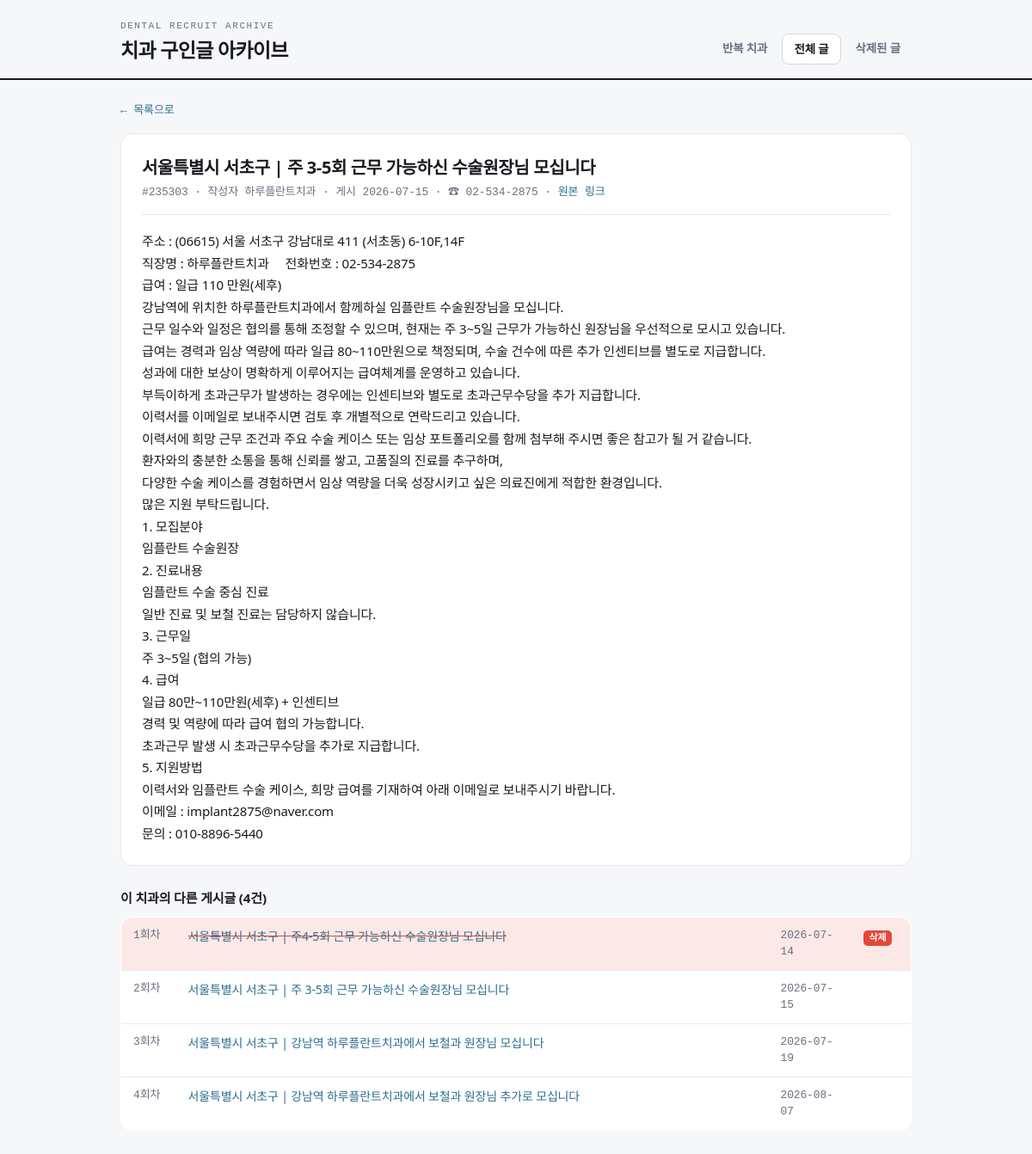
The app's page /post/235303, older data.
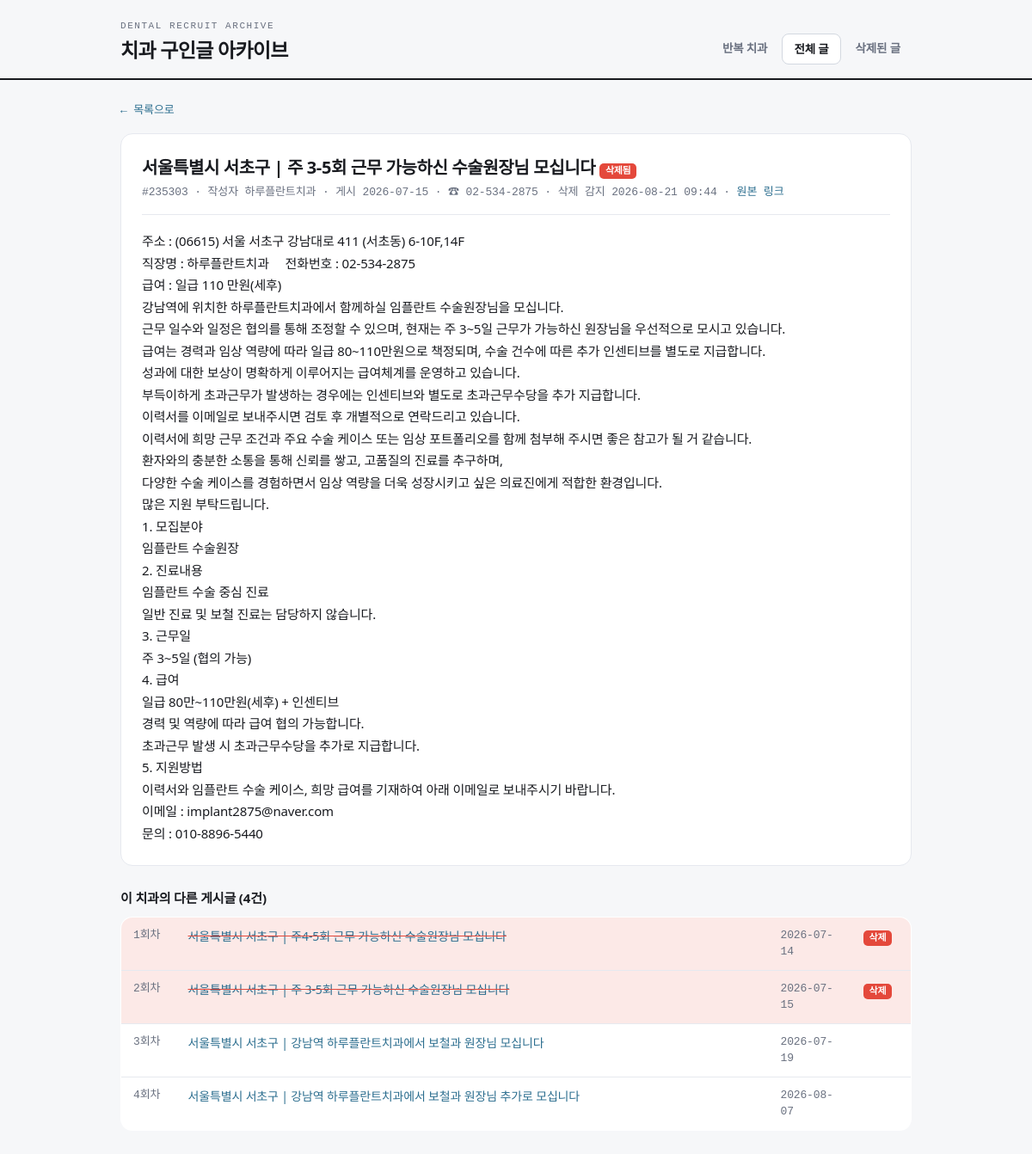
The same page, newer data.
### tables this page shows
CREATE TABLE posts (
    no            INTEGER PRIMARY KEY,   -- 게시판 글 번호 (고유)
    category      TEXT,                  -- 구분: 구인 / 구직 / 양도
    title         TEXT,
    author        TEXT,
    posted_raw    TEXT,                  -- 게시판이 보여주는 날짜 원문
    posted_at     TEXT,                  -- 파싱한 ISO 날짜 (가능한 경우)
    views         INTEGER,
    url           TEXT,
    content       TEXT,                  -- 상세 본문
    phone         TEXT,                  -- 본문에서 추출한 대표 전화번호(숫자만)
    phone_display TEXT,                  -- 보기용 전화번호
    clinic_key    TEXT,                  -- 치과 식별키 (전화 우선, 없으면 제목 시그니처)
    key_kind      TEXT,                  -- 'phone' | 'title' | 'author'
    title_sig     TEXT,                  -- 제목 정규화 시그니처
    first_seen    TEXT,                  -- 우리 크롤러가 처음 발견한 시각
    last_seen     TEXT,                  -- 살아있는 것으로 마지막 확인한 시각
    is_deleted    INTEGER DEFAULT 0,     -- 삭제 감지 여부
    deleted_at    TEXT                   -- 삭제 감지 시각
);

### app.py (the view)
@app.route("/post/<int:no>")
def post_detail(no):
    with db.get_db() as conn:
        row = db.get_post(conn, no)
    if not row:
        abort(404)
    siblings = []
    for g in analyze.clinic_groups(min_posts=1, include_singletons=True):
        if g["key"] == row["clinic_key"]:
            siblings = g["posts"]
            break
    return render_template("post_detail.html", p=row, siblings=siblings)

### analyze.py (called while the page is built)
def _order_ts(p):
    return p.get("posted_at") or p.get("first_seen") or ""

### app.py (called while the page is built)
@app.template_filter("shortdt")
def shortdt(s):
    if not s:
        return "-"
    return str(s).replace("T", " ")[:16]

### db.py (called while the page is built)
@contextmanager
def get_db():
    conn = sqlite3.connect(config.DB_PATH)
    conn.row_factory = sqlite3.Row
    try:
        yield conn
        conn.commit()
    finally:
        conn.close()

def get_post(conn, no):
    row = conn.execute("SELECT * FROM posts WHERE no=?", (no,)).fetchone()
    return dict(row) if row else None

### templates/post_detail.html (shortened to what this page needs)
{% extends "base.html" %}
{% set active = 'posts' %}
{% block body %}
<a class="back" href="javascript:history.back()">← 목록으로</a>
<div class="detail">
  <h2>
    {{ p.title or '(제목 없음)' }}
    {% if p.is_deleted %}<span class="badge del">삭제됨</span>{% endif %}
  </h2>
  <div class="meta">
    #{{ p.no }} · 작성자 {{ p.author or '-' }} ·
    게시 {{ (p.posted_at or p.posted_raw or p.first_seen)|shortdt }}
    {% if p.phone_display %} · ☎ {{ p.phone_display }}{% endif %}
    {% if p.is_deleted %} · 삭제 감지 {{ p.deleted_at|shortdt }}{% endif %}
    · <a href="{{ p.url }}" target="_blank" rel="noopener">원본 링크</a>
  </div>
  {% if p.content %}
    <div class="body">{{ p.content }}</div>
  {% else %}
    <div class="body" style="color:var(--muted)">본문을 수집하지 못했습니다. 원본 링크를 확인하세요.</div>
  {% endif %}
</div>
{% if siblings|length > 1 %}
<h3 style="margin:26px 0 10px;font-size:15px">이 치과의 다른 게시글 ({{ siblings|length }}건)</h3>
<table class="posts">
  <tbody>
    {% for sib in siblings %}
    <tr class="{{ 'deleted' if sib.is_deleted }}">
      <td class="no" style="width:64px">{{ sib.repost_index }}회차</td>
      <td><a class="title" href="/post/{{ sib.no }}">{{ sib.title or '(제목 없음)' }}</a></td>
      <td class="no" style="width:96px">{{ (sib.posted_at or sib.first_seen)|shortdt }}</td>
      <td style="width:70px">
        {% if sib.is_deleted %}<span class="badge del">삭제</span>{% endif %}
      </td>
    </tr>
    {% endfor %}
  </tbody>
</table>
{% endif %}
{% endblock %}

### templates/base.html (shortened to what this page needs)
<!DOCTYPE html>
<html lang="ko">
<head>
</head>
<body>
<header class="top">
  <div class="top-in">
    <div class="brand">
      <span class="kicker">Dental Recruit Archive</span>
      <h1>치과 구인글 아카이브</h1>
    </div>
    <nav class="tabs">
      <a href="/" class="{{ 'on' if active=='clinics' }}">반복 치과</a>
      <a href="/posts" class="{{ 'on' if active=='posts' }}">전체 글</a>
      <a href="/posts?status=deleted" class="{{ 'on' if active=='deleted' }}">삭제된 글</a>
    </nav>
  </div>
</header>
<div class="wrap">
{% block body %}{% endblock %}
</div>
</body>
</html>

### templates/base.html (style rules this page uses)
:root { --paper:#F6F7F9; --card:#FFFFFF; --ink:#181A1F; --muted:#6A7180; --line:#E6E9EF; --line2:#D3D8E0; --alarm:#E4483B; --alarm-soft:#FCE9E7; --struct:#2C6E8F; --ok:#3A9B6E; --mono:ui-monospace,"SF Mono",Menlo,"JetBrains Mono",monospace; --sans:"Pretendard Variable",Pretendard,system-ui,sans-serif; }
* { box-sizing:border-box }
html { -webkit-text-size-adjust:100% }
body { margin:0;background:var(--paper);color:var(--ink);font-family:var(--sans); font-size:15px;line-height:1.5;letter-spacing:-.01em }
a { color:var(--struct);text-decoration:none }
.wrap { max-width:960px;margin:0 auto;padding:0 20px 80px }
header.top { border-bottom:2px solid var(--ink);margin-bottom:22px }
.top-in { max-width:960px;margin:0 auto;padding:22px 20px 16px; display:flex;justify-content:space-between;align-items:flex-end;gap:16px;flex-wrap:wrap }
.brand { display:flex;flex-direction:column;gap:2px }
.brand .kicker { font-family:var(--mono);font-size:11px;letter-spacing:.14em; text-transform:uppercase;color:var(--muted) }
.brand h1 { margin:0;font-size:23px;font-weight:800;letter-spacing:-.03em }
nav.tabs { display:flex;gap:4px }
nav.tabs a { font-size:13.5px;font-weight:600;color:var(--muted); padding:7px 13px;border-radius:8px }
nav.tabs a.on { color:var(--ink);background:var(--card);border:1px solid var(--line2) }
table.posts { width:100%;border-collapse:collapse;background:var(--card); border:1px solid var(--line);border-radius:14px;overflow:hidden }
table.posts th,table.posts td { padding:11px 14px;text-align:left; border-bottom:1px solid var(--line);font-size:14px;vertical-align:top }
table.posts tr:last-child td { border-bottom:none }
table.posts .no { font-family:var(--mono);color:var(--muted);font-size:13px }
tr.deleted { background:var(--alarm-soft) }
tr.deleted .title { text-decoration:line-through;text-decoration-color:var(--alarm) }
.badge { font-family:var(--mono);font-size:11px;font-weight:700;border-radius:5px; padding:1px 7px;display:inline-block }
.badge.del { background:var(--alarm);color:#fff }
.detail { background:var(--card);border:1px solid var(--line);border-radius:14px;padding:24px }
.detail h2 { margin:0 0 4px;font-size:20px;letter-spacing:-.02em }
.detail .meta { font-size:13px;color:var(--muted);font-family:var(--mono); margin-bottom:18px;padding-bottom:16px;border-bottom:1px solid var(--line) }
.detail .body { white-space:pre-wrap;line-height:1.7;font-size:15px }
.back { font-size:13px;font-family:var(--mono);display:inline-block;margin-bottom:16px }

Row changes from the older to the newer data that the page shows:
changed posts "서울특별시 서초구 | 주 3-5회 근무 가능하신 수술원장님 모십니다": is_deleted 0 → 1 (drawn); deleted_at|shortdt (not shown) → "2026-08-21 09:44"
Text that changed along with them:
text now shown: "삭제됨 · 삭제 감지"
